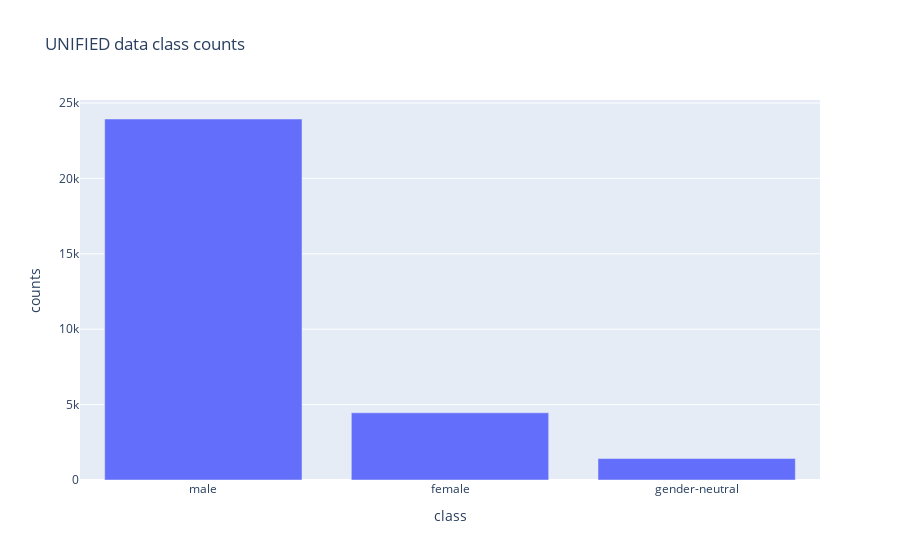

Write notebook code for a chart like this one.
### Code cell
class_counts_df = pd.DataFrame(unified_data['gender'].value_counts())
class_counts_df.reset_index(inplace = True)
class_counts_df.columns = ['class', 'counts']
print(class_counts_df.head())

fig = px.bar(class_counts_df, x = 'class', y = 'counts', title = 'UNIFIED data class counts')
fig.show()

### Figure 1 — Plotly figure (JSON) as saved in the notebook; plotly's stock layout.template omitted (floating-point values rounded to 4 significant figures)
{"data": [{"alignmentgroup": "True", "hovertemplate": "class=%{x}<br>counts=%{y}<extra></extra>", "legendgroup": "", "marker": {"color": "#636efa", "pattern": {"shape": ""}}, "name": "", "offsetgroup": "", "orientation": "v", "showlegend": false, "textposition": "auto", "type": "bar", "x": ["male", "female", "gender-neutral"], "xaxis": "x", "y": [23938, 4457, 1423], "yaxis": "y"}], "layout": {"barmode": "relative", "legend": {"tracegroupgap": 0}, "title": {"text": "UNIFIED data class counts"}, "xaxis": {"anchor": "y", "domain": [0, 1], "title": {"text": "class"}}, "yaxis": {"anchor": "x", "domain": [0, 1], "title": {"text": "counts"}}}}
